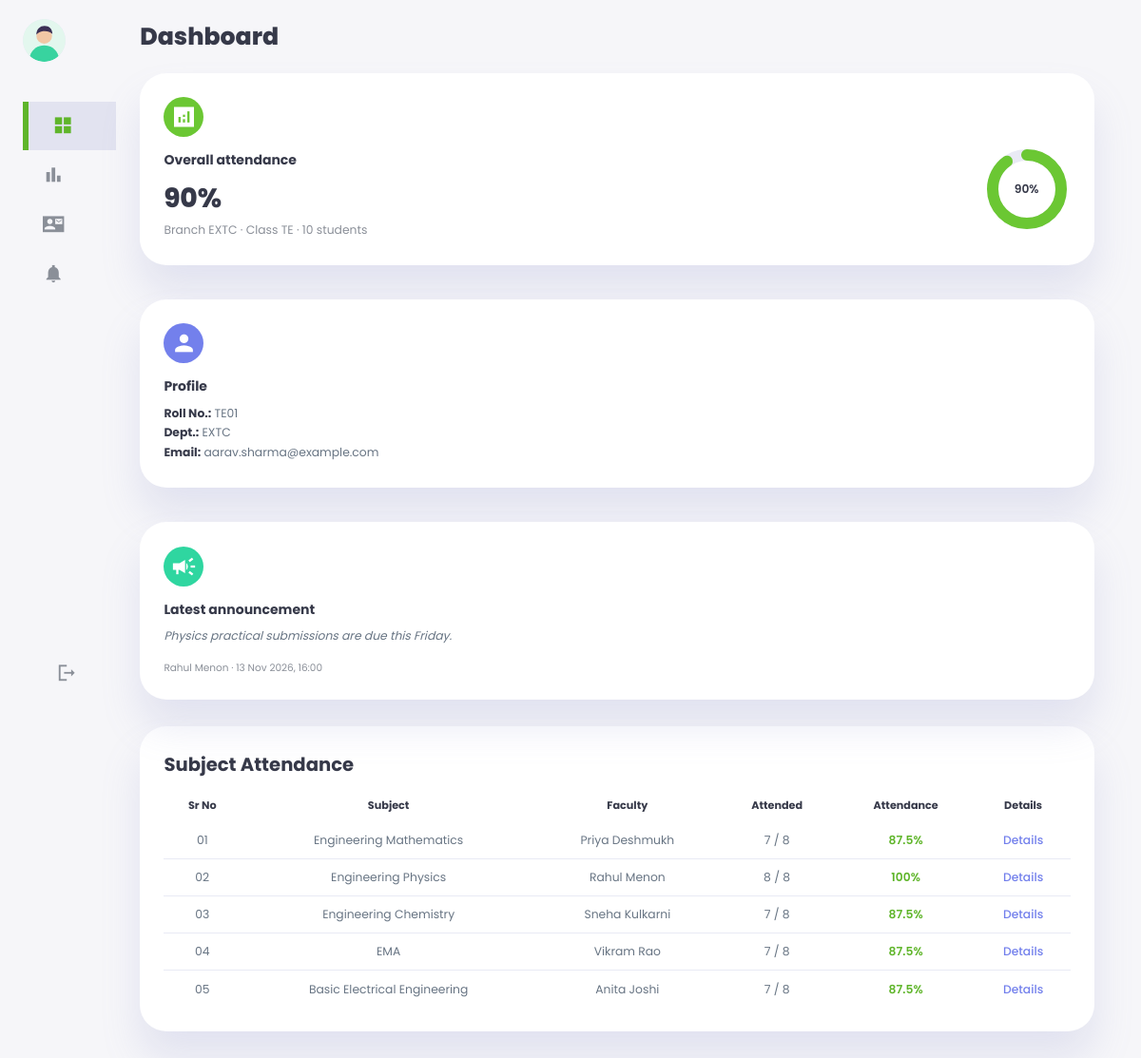
Page /student.php (signed in) on the committed database.
### tables this page shows
CREATE TABLE IF NOT EXISTS users (
  id            INT UNSIGNED NOT NULL AUTO_INCREMENT,
  role          ENUM('student','faculty') NOT NULL,
  roll_no       VARCHAR(20)  NULL,             
  first_name    VARCHAR(60)  NOT NULL,
  last_name     VARCHAR(60)  NOT NULL,
  email         VARCHAR(190) NOT NULL,
  password_hash VARCHAR(255) NOT NULL,         
  photo         VARCHAR(255) NULL,             
  department    VARCHAR(40)  NOT NULL DEFAULT 'EXTC',
  class_name    VARCHAR(20)  NOT NULL DEFAULT 'TE',
  is_online     TINYINT(1)   NOT NULL DEFAULT 0,
  created_at    TIMESTAMP    NOT NULL DEFAULT CURRENT_TIMESTAMP,
  PRIMARY KEY (id),
  UNIQUE KEY uq_users_email (email),
  UNIQUE KEY uq_users_roll (roll_no)
);

CREATE TABLE IF NOT EXISTS subjects (
  id          INT UNSIGNED NOT NULL AUTO_INCREMENT,
  code        VARCHAR(20)  NOT NULL,           
  name        VARCHAR(80)  NOT NULL,
  faculty_id  INT UNSIGNED NULL,               
  finger_id   SMALLINT UNSIGNED NULL,          
  PRIMARY KEY (id),
  UNIQUE KEY uq_subjects_code (code),
  UNIQUE KEY uq_subjects_finger (finger_id),
  CONSTRAINT fk_subjects_faculty FOREIGN KEY (faculty_id) REFERENCES users (id) ON DELETE SET NULL
);

### web/includes/auth.php (called while the page is built, shortened)
<?php
function current_user(): ?array
{
    $id = $_SESSION['user_id'] ?? null;
    $user = $id ? (q('SELECT * FROM users WHERE id = ?', [$id])->fetch() ?: null) : null;
    return $user;
}
function require_login(): array
{
    $user = current_user();
    return $user;
}
function require_role(string $role): array
{
    $user = require_login();
    return $user;
}

### web/includes/db.php (called while the page is built, shortened)
<?php
function db(): PDO
{
    static $pdo = null;
    if ($pdo instanceof PDO) {
        return $pdo;
    }
    $dsn = sprintf(
        'mysql:host=%s;port=%s;dbname=%s;charset=utf8mb4',
        config('DB_HOST', '127.0.0.1'),
        config('DB_PORT', '3306'),
        config('DB_NAME', 'smart_attendance')
    );
    try {
        $pdo = new PDO($dsn, config('DB_USER', ''), config('DB_PASSWORD', ''), [
            PDO::ATTR_ERRMODE => PDO::ERRMODE_EXCEPTION,
            PDO::ATTR_DEFAULT_FETCH_MODE => PDO::FETCH_ASSOC,
            PDO::ATTR_EMULATE_PREPARES => false,
        ]);
    } catch (PDOException $e) {
        error_log('Database connection failed: ' . $e->getMessage());
        http_response_code(503);
        exit('The database is not available. Check DB_* settings in .env (see docs/setup.md).');
    }
    $pdo->exec("SET time_zone = '" . (new DateTime())->format('P') . "'");
    return $pdo;
}
function q(string $sql, array $params = []): PDOStatement
{
    $stmt = db()->prepare($sql);
    $stmt->execute($params);
    return $stmt;
}

### web/includes/attendance.php (called while the page is built, shortened)
<?php
function percent(int $present, int $held): ?float
{
    return $held > 0 ? round($present * 100 / $held, 1) : null;
}
function pct_label(?float $p): string
{
    return $p === null ? '–' : rtrim(rtrim(number_format($p, 1), '0'), '.') . '%';
}
function student_subjects(int $studentId): array
{
    $rows = q(
        "SELECT s.id, s.code, s.name, CONCAT(f.first_name, ' ', f.last_name) AS faculty,
                COUNT(a.lecture_id) AS held,
                COALESCE(SUM(a.status = 'present'), 0) AS present,
                COALESCE(SUM(a.status = 'leave'), 0) AS on_leave
           FROM subjects s
           LEFT JOIN users f ON f.id = s.faculty_id
           LEFT JOIN lectures l ON l.subject_id = s.id
           LEFT JOIN attendance a ON a.lecture_id = l.id AND a.student_id = ?
          GROUP BY s.id, s.code, s.name, f.first_name, f.last_name
          ORDER BY s.id",
        [$studentId]
    )->fetchAll();
    foreach ($rows as &$r) {
        $r['held'] = (int) $r['held'];
        $r['present'] = (int) $r['present'];
        $r['on_leave'] = (int) $r['on_leave'];
    }
    return $rows;
}
function overall_percent(array $subjects): ?float
{
    $values = array_values(array_filter(array_column($subjects, 'percent'), fn ($p) => $p !== null));
    return $values ? round(array_sum($values) / count($values), 1) : null;
}
function student_count(): int
{
    return (int) q("SELECT COUNT(*) FROM users WHERE role = 'student'")->fetchColumn();
}

### web/includes/helpers.php (called while the page is built, shortened)
<?php
function e(mixed $value): string
{
    return htmlspecialchars((string) ($value ?? ''), ENT_QUOTES | ENT_SUBSTITUTE, 'UTF-8');
}
function base_path(): string
{
    static $base = null;
    if ($base === null) {
        $webRoot = str_replace('\\', '/', realpath(dirname(__DIR__)) ?: dirname(__DIR__));
        $docRoot = str_replace('\\', '/', realpath($_SERVER['DOCUMENT_ROOT'] ?? '') ?: '');
        $base = ($docRoot !== '' && str_starts_with($webRoot, $docRoot)) ? substr($webRoot, strlen($docRoot)) : '';
        $base = rtrim($base, '/');
    }
    return $base;
}
function url(string $path = ''): string
{
    return base_path() . '/' . ltrim($path, '/');
}
function full_name(array $u): string
{
    return trim(($u['first_name'] ?? '') . ' ' . ($u['last_name'] ?? ''));
}
function fmt_date(string $dt, string $format = 'd M Y, H:i'): string
{
    return (new DateTime($dt))->format($format);
}

### web/student.php (the view, shortened to what this page needs)
<?php
$user = require_role('student');
$subjects = student_subjects((int) $user['id']);
$overall = overall_percent($subjects);
$latest = q(
    "SELECT a.body, a.created_at, u.first_name, u.last_name
       FROM announcements a JOIN users u ON u.id = a.faculty_id ORDER BY a.id DESC LIMIT 1"
)->fetch();
?>
<h1>Dashboard</h1>
<div class="insights">
  <div class="card c-green">
    <span class="material-icons-sharp">analytics</span>
    <div class="middle">
      <div class="left">
        <h3>Overall attendance</h3>
        <h1><?= e(pct_label($overall)) ?></h1>
        <p class="muted">Branch <?= e($user['department']) ?> · Class <?= e($user['class_name']) ?> · <?= student_count() ?> students</p>
      </div>
      <?= ring($overall) ?>
    </div>
  </div>
  <div class="card c-purple">
    <span class="material-icons-sharp">person</span>
    <div class="middle"><div class="left">
      <h3>Profile</h3>
      <p><b>Roll No.:</b> <?= e($user['roll_no'] ?? '–') ?></p>
      <p><b>Dept.:</b> <?= e($user['department']) ?></p>
      <p class="email"><b>Email:</b> <?= e($user['email']) ?></p>
    </div></div>
  </div>
  <div class="card c-teal">
    <span class="material-icons-sharp">campaign</span>
    <div class="middle"><div class="left">
      <h3>Latest announcement</h3>
      <?php if ($latest): ?>
        <p class="quote"><?= e($latest['body']) ?></p>
        <small class="muted"><?= e(full_name($latest)) ?> · <?= e(fmt_date($latest['created_at'])) ?></small>
      <?php else: ?><p class="muted">No announcements yet.</p><?php endif; ?>
    </div></div>
  </div>
</div>
<div class="table-card">
  <h2>Subject Attendance</h2>
  <table>
    <thead><tr><th>Sr No</th><th>Subject</th><th>Faculty</th><th>Attended</th><th>Attendance</th><th>Details</th></tr></thead>
    <tbody>
    <?php foreach ($subjects as $i => $s): ?>
      <tr>
        <td><?= sprintf('%02d', $i + 1) ?></td>
        <td><?= e($s['name']) ?></td>
        <td><?= e($s['faculty'] ?? '–') ?></td>
        <td><?= $s['present'] ?> / <?= $s['held'] ?></td>
        <td class="<?= $s['percent'] !== null && $s['percent'] < 75 ? 'warning' : 'success' ?>"><?= e(pct_label($s['percent'])) ?></td>
        <td class="primary"><a href="<?= e(url('subject.php?code=' . urlencode($s['code']))) ?>">Details</a></td>
      </tr>
    <?php endforeach; ?>
    </tbody>
  </table>
</div>

### web/assets/css/app.css (style rules this page uses)
:root { --green: #5fb52a; --green-bright: #6bc733; --purple: #7380ec; --teal: #2fd6a0; --red: #e5484d; --amber: #d98a00; --white: #fff; --muted: #8a8f98; --dark: #363949; --dark-variant: #677483; --light: rgba(132, 139, 200, 0.18); --background: #f6f6f9; --card-radius: 2rem; --radius-1: 0.4rem; --radius-2: 0.8rem; --card-padding: 1.8rem; --shadow: 0 2rem 3rem var(--light); }
* { margin: 0; padding: 0; box-sizing: border-box; }
html { font-size: 14px; }
body { font-family: 'Poppins', system-ui, sans-serif; font-size: 0.88rem; background: var(--background); color: var(--dark); min-height: 100vh; overflow-x: hidden; }
a { color: var(--dark); text-decoration: none; }
h1 { font-weight: 800; font-size: 1.8rem; }
h2 { font-size: 1.4rem; }
h3 { font-size: 0.95rem; }
p { color: var(--dark-variant); }
b { color: var(--dark); }
small { font-size: 0.75rem; }
.muted { color: var(--muted); }
.primary, .primary a { color: var(--purple); font-weight: 500; }
.success { color: var(--green); font-weight: 600; }
main > h1 { margin-bottom: 0.4rem; }
.insights { display: grid; grid-template-columns: repeat(3, 1fr); gap: 1.6rem; }
.card { background: var(--white); padding: var(--card-padding); border-radius: var(--card-radius); margin-top: 1rem; box-shadow: var(--shadow); transition: all 300ms ease; }
.card > span.material-icons-sharp { background: var(--green-bright); padding: 0.5rem; border-radius: 50%; color: var(--white); font-size: 2rem; }
.card.c-purple > span.material-icons-sharp { background: var(--purple); }
.card.c-teal > span.material-icons-sharp { background: var(--teal); }
.card .middle { display: flex; align-items: center; justify-content: space-between; gap: 0.8rem; }
.card h3 { margin: 1rem 0 0.6rem; font-size: 1rem; }
.card .left h1 { font-size: 2rem; }
.card .left p { margin: 0.2rem 0; }
.card .email { word-break: break-all; }
.card .quote { font-style: italic; }
.card small { margin-top: 1.2rem; display: block; }
.table-card { margin-top: 2rem; background: var(--white); border-radius: var(--card-radius); padding: var(--card-padding); box-shadow: var(--shadow); }
.table-card h2 { margin-bottom: 0.8rem; }
table { width: 100%; border-collapse: collapse; text-align: center; }
th { font-size: 0.8rem; padding: 0.6rem; color: var(--dark); }
td { height: 2.8rem; border-bottom: 1px solid var(--light); color: var(--dark-variant); padding: 0 0.4rem; }
tbody tr:last-child td { border: none; }
@media (max-width: 1200px) { .insights, .two-col { grid-template-columns: 1fr; } }

### rows in the picture
users: department "EXTC", class_name "TE", roll_no "TE01", email "aarav.sharma@example.com"
subjects: name "Engineering Mathematics", faculty "Priya Deshmukh", present "7", held "8", percent "87.5%"
subjects: name "Engineering Physics", faculty "Rahul Menon", present "8", held "8", percent "100%"
subjects: name "Engineering Chemistry", faculty "Sneha Kulkarni", present "7", held "8", percent "87.5%"
subjects: name "EMA", faculty "Vikram Rao", present "7", held "8", percent "87.5%"
subjects: name "Basic Electrical Engineering", faculty "Anita Joshi", present "7", held "8", percent "87.5%"

### other values in the picture
pct_label($overall) "90%"
student_count() "10"
pct_label($percent) "90%"
$latest['body'] "Physics practical submissions are due this Friday."
full_name($latest) "Rahul Menon"
fmt_date($latest['created_at']) "13 Nov 2026, 16:00"
